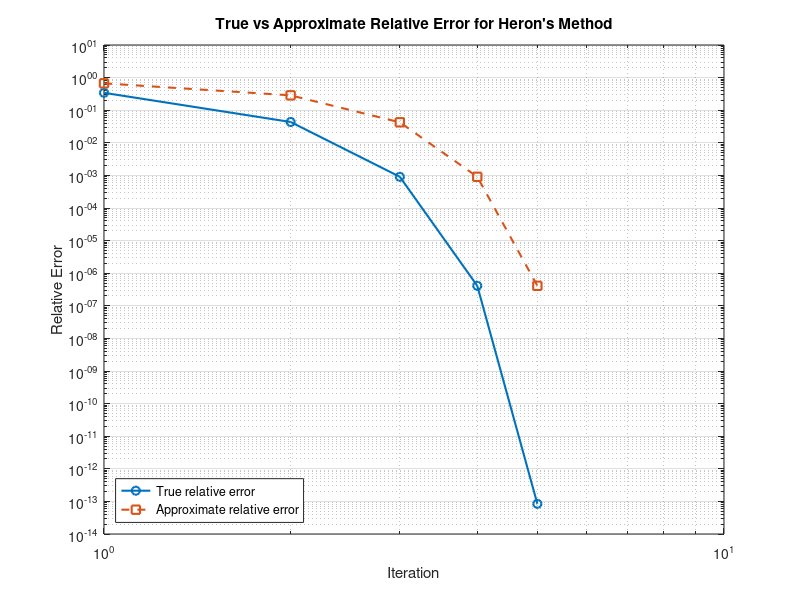
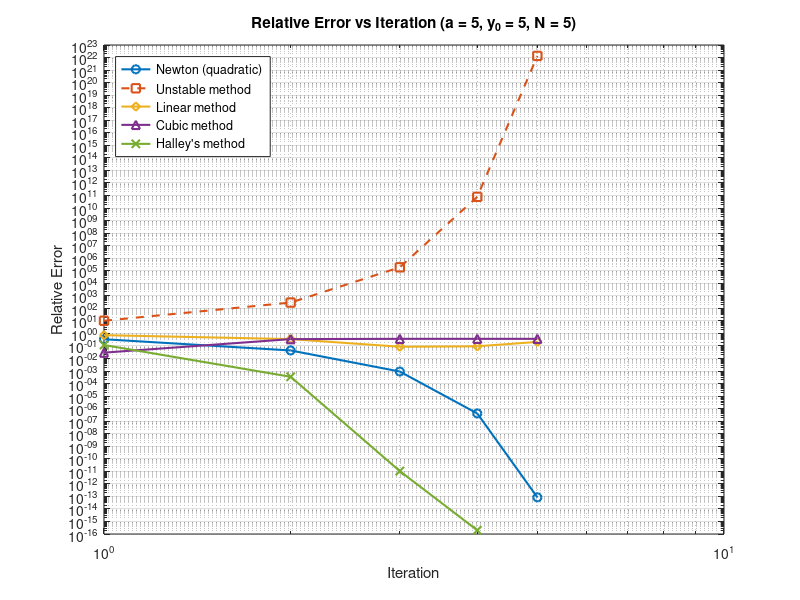

MATLAB code to generate these figures, in order:
% Heron's method

promptA  = 'Input the number a to square root: ';
promptY0 = 'Input the initial guess y0: ';
promptN  = 'Input the number of iterations N: ';

a  = input(promptA);
y0 = input(promptY0);
N  = input(promptN);

% Exact solution (used as "true" value)
y_exact = sqrt(a);

% Preallocate vectors
yvec        = zeros(N+1,1);
true_relerr = zeros(N+1,1);
approx_relerr = zeros(N+1,1);

% Initial condition
yvec(1)        = y0;
true_relerr(1) = abs(y0 - y_exact)/y_exact;
approx_relerr(1) = NaN;   % not defined for n = 0

y = y0;

% Newton iteration
for ii = 2:N+1
    y_new = 0.5*(y + a/y);
    
    yvec(ii) = y_new;
    
    % True relative error
    true_relerr(ii) = abs(y_new - y_exact)/y_exact;
    
    % Approximate relative error
    approx_relerr(ii) = abs(y_new - y)/abs(y_new);
    
    y = y_new;
end

% Iteration index
ivec = 0:N;

% Log-log plot
figure
loglog(ivec, true_relerr, 'o-','LineWidth',1.5)
hold on
loglog(ivec(2:end), approx_relerr(2:end), 's--','LineWidth',1.5)
hold off

xlabel('Iteration')
ylabel('Relative Error')
legend('True relative error', 'Approximate relative error', ...
       'Location','southwest')
title('True vs Approximate Relative Error for Heron''s Method')
grid on

%% Method Comparison: Relative Error vs Iteration (log-log)

promptA  = 'Input the number a to square root: ';
promptY0 = 'Input the initial guess y0: ';
promptN  = 'Input the number of iterations N: ';

a  = input(promptA);
y0 = input(promptY0);
N  = input(promptN);

% Exact solution
y_exact = sqrt(a);

% Preallocate vectors
m1vec = zeros(N+1,1);  % Newton / Heron
m2vec = zeros(N+1,1);  % Unstable method
m3vec = zeros(N+1,1);  % Linear method
m4vec = zeros(N+1,1);  % Cubic method
m5vec = zeros(N+1,1);  % Additional method

m1err = zeros(N+1,1);
m2err = zeros(N+1,1);
m3err = zeros(N+1,1);
m4err = zeros(N+1,1);
m5err = zeros(N+1,1);

% Initial conditions
m1vec(1) = y0;
m2vec(1) = y0;
m3vec(1) = y0;
m4vec(1) = y0;
m5vec(1) = y0;

m1err(1) = abs(y0 - y_exact)/y_exact;
m2err(1) = abs(y0 - y_exact)/y_exact;
m3err(1) = abs(y0 - y_exact)/y_exact;
m4err(1) = abs(y0 - y_exact)/y_exact;
m5err(1) = abs(y0 - y_exact)/y_exact;

m1 = y0;
m2 = y0;
m3 = y0;
m4 = y0;
m5 = y0;

% Iterations
for ii = 2:N+1
    m1new = 0.5*(m1 + a/m1);                        % Newton (quadratic)
    m2new = m2 + m2^2 - a;                          % Unstable method
    m3new = 0.25*(3*m3 + 2/m3);                     % Linear method
    m4new = (1/8)*(3*m4 + 12/m4 - 4/m4^3);          % Cubic method
    m5new = m5*((m5^2 + 3*a)/(3*m5^2 + a));         % Additional method (Halley's)
    
    m1vec(ii) = m1new;
    m2vec(ii) = m2new;
    m3vec(ii) = m3new;
    m4vec(ii) = m4new;
    m5vec(ii) = m5new;
    
    m1err(ii) = abs(m1new - y_exact)/y_exact;
    m2err(ii) = abs(m2new - y_exact)/y_exact;
    m3err(ii) = abs(m3new - y_exact)/y_exact;
    m4err(ii) = abs(m4new - y_exact)/y_exact;
    m5err(ii) = abs(m5new - y_exact)/y_exact;
    
    m1 = m1new;
    m2 = m2new;
    m3 = m3new;
    m4 = m4new;
    m5 = m5new;
end

% Iteration index
ivec = 0:N;

% Log-log plot
figure
loglog(ivec, m1err, 'o-','LineWidth',1.5); hold on
loglog(ivec, m2err, 's--','LineWidth',1.5);
loglog(ivec, m3err, 'd-','LineWidth',1.5);
loglog(ivec, m4err, '^-','LineWidth',1.5);
loglog(ivec, m5err, 'x-','LineWidth',1.5);
hold off

xlabel('Iteration')
ylabel('Relative Error')
title(sprintf('Relative Error vs Iteration (a = %.4g, y_0 = %.4g, N = %d)', a, y0, N))
legend('Newton (quadratic)', ...
       'Unstable method', ...
       'Linear method', ...
       'Cubic method', ...
       'Halley''s method', ...
       'Location','northwest')
grid on

